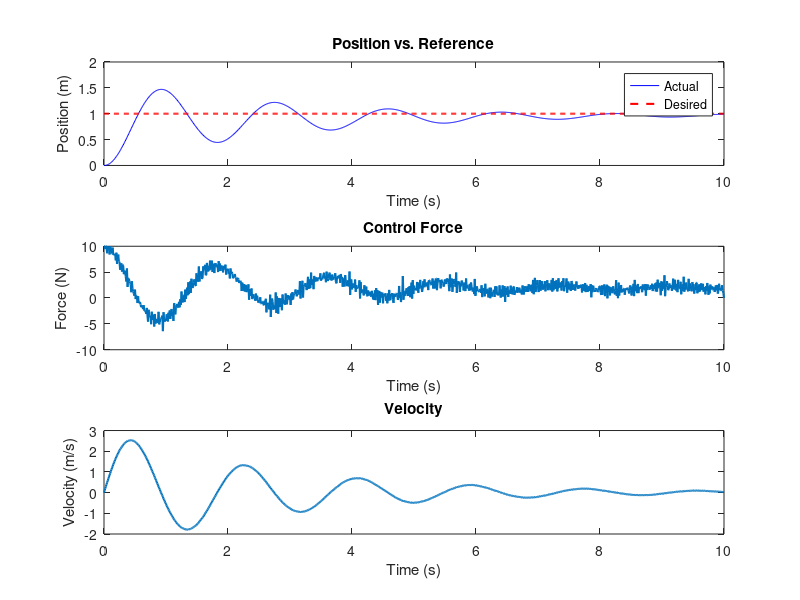

Recreate this plot in MATLAB.
% System parameters
m = 1.0;   % Mass (kg)
c = 0.5;   % Damping coefficient (N·s/m)
k = 2.0;   % Spring constant (N/m)

% Make state vector list
x = zeros(2, 1); % State vector [velocity; position]
x0 = [0; 0]; % Initial state [velocity; position]
x(:,1) = x0; % Initial state is first position of the state list

% Simulation parameters
tspan = [0 10]; % Simulation time (s)
dt = 0.01;      % Time step (s)
t = tspan(1):dt:tspan(end); % Time vector
N = length(t);

% PID gains
Kp = 10;    % Proportional gain
Ki = 2;     % Integral gain
Kd = 0.5;   % Derivative gain

% Initialize PID variables
integral_error = 0;
prev_error = 0;
F_control = zeros(1, N); % Control force array
ref = 1.0 * ones(size(t)); % Reference signal (step input)

sensor_noise_std = 0.01; % Sensor noise (standard deviation)
F_max = 10;             % Actuator saturation limit (N)

% Preallocate state and measurement arrays
x = zeros(2, N); % True states [position; velocity]
x_measured = zeros(2, N); % Noisy measurements
x(:,1) = x0;

%% Simulation loop
for i = 1:N-1
    %---------------------------------------
    % 1. Sensor measurements (with noise)
    %---------------------------------------
    x_measured(:,i) = x(:,i) + sensor_noise_std * randn(2,1);

    %---------------------------------------
    % 2. Compute control force (PID)
    %---------------------------------------
    error = ref(i) - x_measured(1,i); % Position error
    integral_error = integral_error + error * dt;
    derivative_error = (error - prev_error) / dt;

    F = Kp * error + Ki * integral_error + Kd * derivative_error;

    % Actuator saturation
    F = max(min(F, F_max), -F_max);
    F_control(i) = F;
    prev_error = error;

    %---------------------------------------
    % 3. Update system dynamics (Euler integration)
    %---------------------------------------
    x(:,i+1) = x(:,i) + dt * [x(2,i); (F - c*x(2,i) - k*x(1,i))/m];
end

figure;
subplot(3,1,1);
plot(t, x(1,:), 'b', t, ref, 'r--', 'LineWidth', 1.5);
title('Position vs. Reference');
xlabel('Time (s)'); ylabel('Position (m)');
legend('Actual', 'Desired');

subplot(3,1,2);
plot(t, F_control, 'LineWidth', 1.5);
title('Control Force');
xlabel('Time (s)'); ylabel('Force (N)');

subplot(3,1,3);
plot(t, x(2,:), 'LineWidth', 1.5);
title('Velocity');
xlabel('Time (s)'); ylabel('Velocity (m/s)');

% % Access data
% simData = out.simData;
% t = simData.time;
% y = simData.Data;
% 
% % Position and Velocity
% position = y(:,1);
% velocity = y(:,2);
% input = y(:,3);
% 
% % Plot results
% figure;
% subplot(2,1,1);
% plot(t, position, 'LineWidth', 1.5);
% title('Mass-Spring-Damper Position');
% xlabel('Time (s)'); ylabel('Position (m)');
% 
% subplot(2,1,2);
% plot(t, velocity, 'LineWidth', 1.5);
% title('Mass-Spring-Damper Velocity');
% xlabel('Time (s)'); ylabel('Velocity (m/s)');